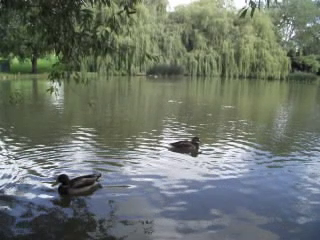
#> input picture frame 21 of Data set/01_original_enc20.avi, 320 x 240 px, given in place of 04_original_enc30.avi, which was not available
$ python Test.py
#> lines starting #> are read from the running program, lines starting #| are printed output that depends on the picture; pictures that were not available may be replaced by others from this repository, and a replacement may not be noted
#> further down, frame is the input picture: shape (240, 320, 3); mean B, G, R 107.5, 116.6, 108.4
### DWT_SURE_IDWT.py
import cv2
import numpy
import numpy as np
import pywt
import math
from Sure_Shrink import Sure_Shrink
import matplotlib.pyplot as plt
def dwt_sure_idwt(img):
    size = img.shape
#> size = (240, 320, 3)
    '''newsize = max(size[0], size[1])
    if newsize % 2 == 1:
        newsize = newsize + 1
    img = cv2.resize(img, (newsize, newsize))'''
    gray_image = cv2.cvtColor(img, cv2.COLOR_BGR2GRAY)
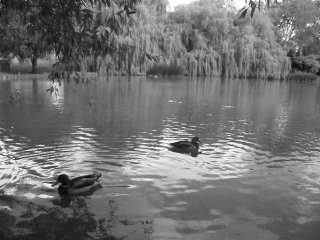
#> gray_image: shape (240, 320); min 1, max 255, mean 113.1
    coeffs = pywt.wavedec2(gray_image, 'sym8', level=4)
#> coeffs = 5 items
    [cA,(cH4,cV4,cD4),(cH3,cV3,cD3),(cH2,cV2,cD2),(cH1,cV1,cD1)]=coeffs
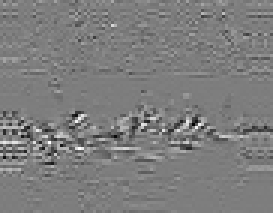
#> cH2: shape (71, 91) float64 (shown 3 times larger); min -243.9, max 250.3, mean -0.3; drawn with min black and max white
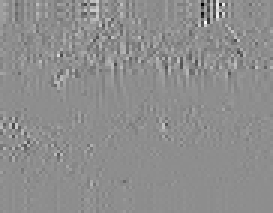
#> cV2: shape (71, 91) float64 (shown 3 times larger); min -274.5, max 218.4, mean 0.3; drawn with min black and max white
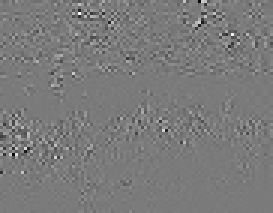
#> cD2: shape (71, 91) float64 (shown 3 times larger); min -108.2, max 116.5, mean 0; drawn with min black and max white
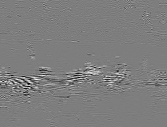
#> cH1: shape (127, 167) float64; min -150.2, max 153.6, mean 0.1; drawn with min black and max white
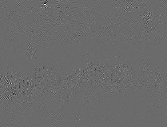
#> cD1: shape (127, 167) float64; min -48.91, max 67.15, mean 0; drawn with min black and max white
    cD4=Sure_Shrink(cD4)
    cD3=Sure_Shrink(cD3)
    cD2=Sure_Shrink(cD2)
    cD1=Sure_Shrink(cD1)
    res = pywt.waverec2([cA,(cH4,cV4,cD4),(cH3,cV3,cD3),(cH2,cV2,cD2),(cH1,cV1,cD1)], 'sym8')
    g = gray_image - res
    '''plt.imshow(res, cmap='gray')
    plt.show()
    plt.imshow(gray_image, cmap='gray')
    plt.show()
    plt.imshow(g, cmap='gray')
    plt.show()
    plt.imshow(res, cmap='gray')
    plt.show()
    plt.imshow(gray_image, cmap='gray')
    plt.show()
    plt.imshow(g, cmap='gray')
    plt.show()
    cv2.imshow('image2', g)
    cv2.waitKey(0)'''
    return g

### Sure_Shrink.py
import cv2
import numpy
import numpy as np
import pywt
import math
import bisect
def Sure_Shrink(coefficients):
    count = 0
    minsure=1e18
    t=0
    size=coefficients.shape
#> size = (29, 34)
    numofcoefficients=size[0]*size[1]
#> numofcoefficients = 986
    allcoeff=[]
    com_sum=0
    com_sum_coeff=[]
    for listcoeff in coefficients:
        for coeff in listcoeff:
            allcoeff.append(abs(coeff))
#> this loop made 29 passes
#> after the loop, allcoeff = 986 values, max 258.8 at index 587, min 0.0825 at index 504, mean 29.22
    allcoeff.sort()
    for coeff in allcoeff:
        com_sum = com_sum + (abs(coeff)*abs(coeff))
        com_sum_coeff.append(com_sum)
#> this loop made 986 passes
#> (coeff, com_sum) on passes 1 to 3: (0.0825, 0.0068), (0.0955, 0.0159), (0.173, 0.0459)
#> after the loop, com_sum = 2161013.4; com_sum_coeff = 986 values from 0.0068 to 2161013.4
    limit=math.sqrt(2 * math.log10(numofcoefficients))
#> limit = 2.45
    while(count<=limit):
        sum=0
        ind=bisect.bisect_right(allcoeff,count)
        num_gt=len(com_sum_coeff)-ind
        sum=sum+(num_gt*count*count)
        if(ind>0):
            sum=sum+com_sum_coeff[ind-1]
        sure = numofcoefficients + sum - 2 * ind
        if sure < minsure:
            minsure = sure
            t = count
        count=count+.01
#> this loop made 245 passes
#> (ind, num_gt, sum, sure, minsure) on pass 1: (0, 986, 0, 986, 986)
#> (ind, num_gt, sum, sure) on passes 2 to 7: (0, 986, 0.0986, 986.1), (0, 986, 0.394, 986.4), (0, 986, 0.887, 986.9), (0, 986, 1.58, 987.6), (0, 986, 2.47, 988.5), (0, 986, 3.55, 989.5)
#> after the loop, count = 2.45; minsure = 986; t = 0
    #coefficients = pywt.threshold(coefficients, t, 'hard')
    coefficients = pywt.threshold(coefficients, t, 'soft')

    return coefficients

### Test.py
import cv2
import numpy
import numpy as np
import pywt
import math
import scipy
from Sure_Shrink import Sure_Shrink
import matplotlib.pyplot as plt
from GaussianMixtureClassifier import GaussianModel
from GaussianMixtureClassifier import GaussianMixtureClassifier
import os
from CalcCrossCorrelation import calc_corr
from DWT_SURE_IDWT import dwt_sure_idwt
import bisect
#['bior1.1', 'bior1.3', 'bior1.5', 'bior2.2', 'bior2.4', 'bior2.6', 'bior2.8', 'bior3.1', 'bior3.3', 'bior3.5', 'bior3.7', 'bior3.9', 'bior4.4', 'bior5.5', 'bior6.8', 'cgau1', 'cgau2', 'cgau3', 'cgau4', 'cgau5', 'cgau6', 'cgau7', 'cgau8', 'cmor', 'coif1', 'coif2', 'coif3', 'coif4', 'coif5', 'coif6', 'coif7', 'coif8', 'coif9', 'coif10', 'coif11', 'coif12', 'coif13', 'coif14', 'coif15', 'coif16', 'coif17', 'db1', 'db2', 'db3', 'db4', 'db5', 'db6', 'db7', 'db8', 'db9', 'db10', 'db11', 'db12', 'db13', 'db14', 'db15', 'db16', 'db17', 'db18', 'db19', 'db20', 'db21', 'db22', 'db23', 'db24', 'db25', 'db26', 'db27', 'db28', 'db29', 'db30', 'db31', 'db32', 'db33', 'db34', 'db35', 'db36', 'db37', 'db38', 'dmey', 'fbsp', 'gaus1', 'gaus2', 'gaus3', 'gaus4', 'gaus5', 'gaus6', 'gaus7', 'gaus8', 'haar', 'mexh', 'morl', 'rbio1.1', 'rbio1.3', 'rbio1.5', 'rbio2.2', 'rbio2.4', 'rbio2.6', 'rbio2.8', 'rbio3.1', 'rbio3.3', 'rbio3.5', 'rbio3.7', 'rbio3.9', 'rbio4.4', 'rbio5.5', 'rbio6.8', 'shan', 'sym2', 'sym3', 'sym4', 'sym5', 'sym6', 'sym7', 'sym8', 'sym9', 'sym10', 'sym11', 'sym12', 'sym13', 'sym14', 'sym15', 'sym16', 'sym17', 'sym18', 'sym19', 'sym20']
#print(pywt.wavelist())
path="Data set"
filename="04_original_enc30.avi"
video=os.path.join(path,filename)
cap = cv2.VideoCapture(video)
gray_frames = []
while(cap.isOpened()):
    ret, frame = cap.read()
    if ret :
        gray = dwt_sure_idwt(frame)
#> the loop in Sure_Shrink (call 2), `for listcoeff in coefficients:` made 43 passes
#> the loop in Sure_Shrink (call 2), `for coeff in allcoeff:` made 2279 passes
#> coeff on passes 15 to 17: 0.0685, 0.077, 0.0776
#> in dwt_sure_idwt, `g = gray_image - res`:
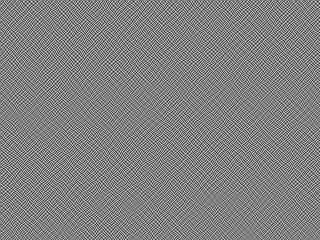
#> g: shape (240, 320) float64; min -0.854, max 0.831, mean 1.48e-06; drawn with min black and max white
        gray_frames.append(gray)
    else:
        break
'''orig=cv2.imread(os.path.join(path,'orig.jpg'))
orig_gray=cv2.cvtColor(orig, cv2.COLOR_BGR2GRAY)
fake=cv2.imread(os.path.join(path,'fake.jpg'))
fake_gray=cv2.cvtColor(fake, cv2.COLOR_BGR2GRAY)'''
block=calc_corr(gray_frames[0],gray_frames[0])
size=gray_frames[0].shape
row_size=size[0]
col_size = size[1]
Blocks=[]
for i in range(0, row_size, 8):
    for j in range(0, col_size, 8):
        sub_matrix = block[i:i + 8, j:j + 8]
        list=[]
        for x in range(0,8):
            for y in range(0, 8):
                list.append(sub_matrix[x][y])
        Blocks.append(list)
x=GaussianModel()
Classes=GaussianMixtureClassifier(x,Blocks)
c=0
d=0
for i in Classes:
    if i==0:
        c+=1;
    else:
        d+=1;
print(c)
print(d)
print(Classes)
cap.release()
cv2.destroyAllWindows()

$ run again, starting later in the video
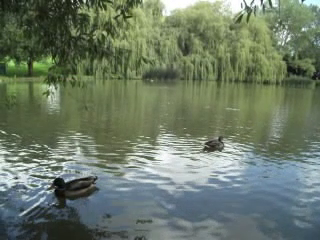
#> input picture frame 94 of Data set/01_original_enc20.avi, 320 x 240 px, given in place of 04_original_enc30.avi, which was not available
#> frame is the input picture: shape (240, 320, 3); mean B, G, R 102.8, 121.7, 108
#> coeffs = 5 items
#> in dwt_sure_idwt, `[cA,(cH4,cV4,cD4),(cH3,cV3,cD3),(cH2,cV2,cD2),(cH1,cV1,cD1)]=coeffs`:
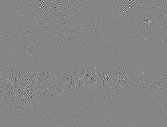
#> cD1: shape (127, 167) float64; min -53.26, max 48.21, mean 0; drawn with min black and max white
#> the loop in Sure_Shrink, `for listcoeff in coefficients:` made 29 passes
#> after the loop in Sure_Shrink, `for listcoeff in coefficients:`: allcoeff = 986 values, max 272.8 at index 285, min 0.019 at index 390, mean 32.44
#> the loop in Sure_Shrink, `for coeff in allcoeff:` made 986 passes
#> (coeff, com_sum) on passes 1 to 3: (0.019, 0.00036), (0.0285, 0.00117), (0.0458, 0.00327)
#> after the loop in Sure_Shrink, `for coeff in allcoeff:`: com_sum = 2552305.4; com_sum_coeff = 986 values from 0.00036 to 2552305.4
#> the loop in Sure_Shrink, `while(count<=limit):` made 245 passes
#> (ind, num_gt, sum, sure, minsure) on passes 1, 3, 4, 6, 9, 10: (0, 986, 0, 986, 986), (1, 985, 0.394, 984.4, 984.4), (2, 984, 0.887, 982.9, 982.9), (3, 983, 2.46, 982.5, 982.5), (5, 981, 6.29, 982.3, 982.3), (6, 980, 7.96, 982, 982)
#> after the loop in Sure_Shrink, `while(count<=limit):`: count = 2.45; minsure = 982; t = 0.09
#> the loop in Sure_Shrink (call 2), `for listcoeff in coefficients:` made 43 passes
#> the loop in Sure_Shrink (call 2), `for coeff in allcoeff:` made 2279 passes
#> coeff on passes 1 to 3: 0.00649, 0.00769, 0.00802
#> coefficients: shape (43, 53) float64
#> coefficients: shape (71, 91) float64
#> coefficients: shape (127, 167) float64
#> in dwt_sure_idwt, `g = gray_image - res`:
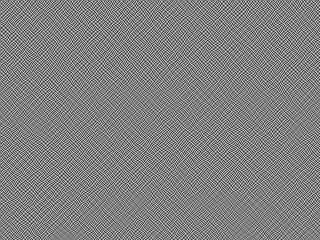
#> g: shape (240, 320) float64; min -0.822, max 0.805, mean -1.63e-06; drawn with min black and max white

$ run again, starting later in the video
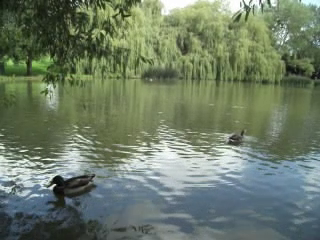
#> input picture frame 168 of Data set/01_original_enc20.avi, 320 x 240 px, given in place of 04_original_enc30.avi, which was not available
#> frame is the input picture: shape (240, 320, 3); mean B, G, R 103.2, 124, 109.8
#> coeffs = 5 items
#> in dwt_sure_idwt, `[cA,(cH4,cV4,cD4),(cH3,cV3,cD3),(cH2,cV2,cD2),(cH1,cV1,cD1)]=coeffs`:
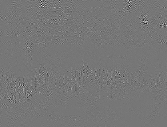
#> cD1: shape (127, 167) float64; min -45.89, max 52.51, mean 0; drawn with min black and max white
#> the loop in Sure_Shrink, `for listcoeff in coefficients:` made 29 passes
#> after the loop in Sure_Shrink, `for listcoeff in coefficients:`: allcoeff = 986 values, max 316.3 at index 285, min 0.0104 at index 881, mean 30.7
#> the loop in Sure_Shrink, `for coeff in allcoeff:` made 986 passes
#> (coeff, com_sum) on passes 1 to 3: (0.0104, 0.000108), (0.0132, 0.000282), (0.0326, 0.00134)
#> after the loop in Sure_Shrink, `for coeff in allcoeff:`: com_sum = 2404575.9; com_sum_coeff = 986 values from 0.000108 to 2404575.9
#> the loop in Sure_Shrink, `while(count<=limit):` made 245 passes
#> (ind, num_gt, sum, sure, minsure) on passes 1, 3, 5, 9: (0, 986, 0, 986, 986), (2, 984, 0.394, 982.4, 982.4), (5, 981, 1.57, 977.6, 977.6), (8, 978, 6.28, 976.3, 976.3)
#> after the loop in Sure_Shrink, `while(count<=limit):`: count = 2.45; minsure = 976.3; t = 0.08
#> the loop in Sure_Shrink (call 2), `for listcoeff in coefficients:` made 43 passes
#> the loop in Sure_Shrink (call 2), `for coeff in allcoeff:` made 2279 passes
#> coeff on passes 2 to 4: 0.000733, 0.000915, 0.00774
#> coefficients: shape (43, 53) float64
#> coefficients: shape (71, 91) float64
#> coefficients: shape (127, 167) float64
#> in dwt_sure_idwt, `g = gray_image - res`:
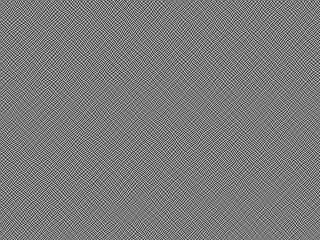
#> g: shape (240, 320) float64; min -0.794, max 0.847, mean 2.68e-06; drawn with min black and max white
